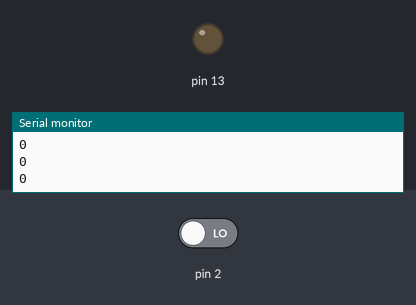
Bench run of a sketch on a simulated Arduino Uno, built with avr-gcc and run on an emulated ATmega328P. Parts: output pins drawn as LEDs (lit = HIGH), the last lines printed to the serial monitor. The inputs (shaded band) are chosen by the test bench; at power-on: pin 2 LOW.

Above: at 1.2 s.
1.3 s: pin 2 driven HIGH
At 1.9 s:
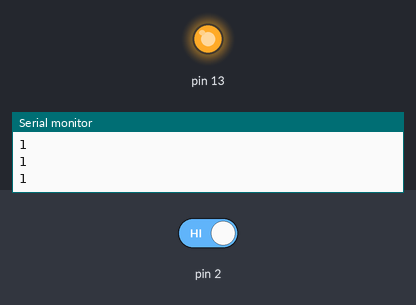
2.8 s: pin 2 driven LOW
At 3.2 s:
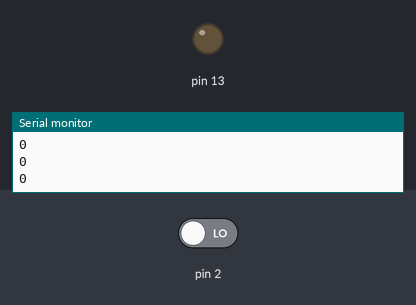
Timing chart, 0 to 5.8 s (numbered marks = the images above; inputs shaded):
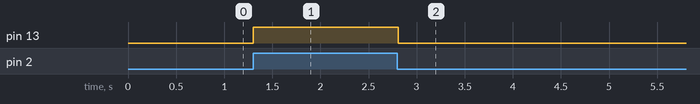

The sketch:

Code.ino
```cpp
int sensorstate = 0;

void setup()
{
  pinMode(13, OUTPUT);
  pinMode(2, INPUT);
  Serial.begin(9600);
}

void loop()
{
  sensorstate = digitalRead(2);
  Serial.println(sensorstate);

  if (sensorstate == HIGH){
    digitalWrite(13, HIGH);
  }
  else{
    digitalWrite(13,LOW);
  }
  delay(10);
}
```

Measured:
- after the input at 1.3 s, pin 13: LOW → HIGH at once
- after the input at 2.8 s, pin 13: HIGH → LOW at once
